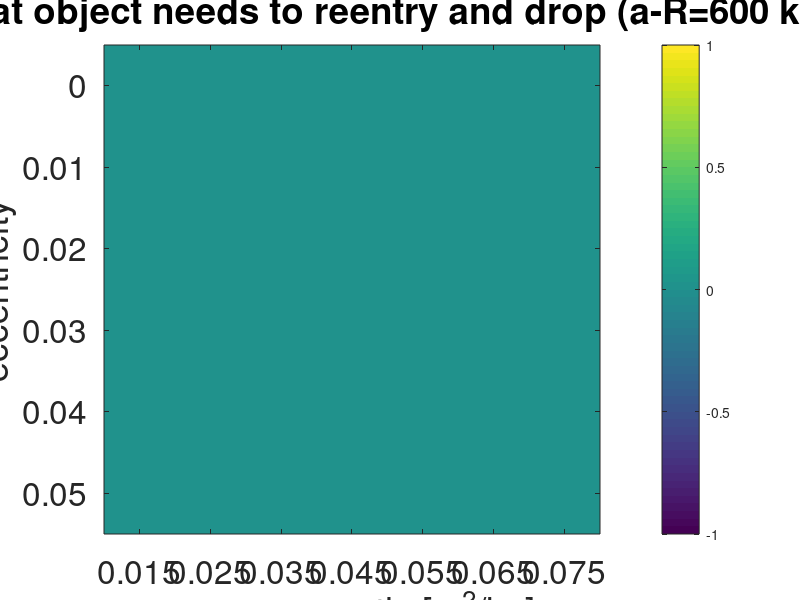

MATLAB code to generate this figure:
% %% generate trend of one integration
% clc;close all;clearvars
% files = dir('C:\orbit_e005_middle');
% countlist = zeros(length(files)-2,1);
% for i=1:length(files)
%     if files(i).isdir
%         continue
%     else
%         num = str2double(files(i).name(11:end-4));
%         countlist(i) = num;
%     end
% end
% 
% array_a = [];
% array_e = [];
% array_t = [];
% 
% for i=1:length(countlist)-2
% index = find(countlist == i);
% load([files(index).folder,'\',files(index).name])
% 
% array_t = [array_t;result_harris_priester(1:20:end,1)];
% array_a = [array_a;result_harris_priester(1:20:end,2)];
% array_e = [array_e;result_harris_priester(1:20:end,3)];
% end
% 
% array_t = array_t/3600/24;
% 
% array_apo = array_a + array_a .* array_e;
% array_per = array_a - array_a .* array_e;
% 
% figure
% plot(array_t, array_e)
% xlabel('Time (Day)')
% ylabel('Eccentricity')
% set(gca,'FontSize',24)
% pbaspect([3,1,1])
% 
% figure
% hold on
% plot(array_t, (array_per-6378137)/1000)
% plot(array_t, (array_apo-6378137)/1000)
% legend('perigee height','apogee height')
% xlabel('Time (Day)')
% ylabel('Height [km]')
% set(gca,'FontSize',24)
% pbaspect([3,1,1])

%% 
path = 'E:\orbit\h600';
e_array = [0,0.01,0.02,0.03,0.04,0.05];
AdM_array = [0.015,0.025,0.035,0.045,0.055,0.065,0.075];

time_mat = zeros(length(e_array),length(AdM_array));

max_count = 365 * 40;
folder_list = dir(path);
for i=1:length(folder_list)
    if folder_list(i).name == "." || folder_list(i).name == ".."
        continue
    end
    e = str2double(folder_list(i).name(9:12));
    m = find(e_array == e);
    AdM = str2double(folder_list(i).name(end-4:end));
    n = find(AdM_array == AdM);
    file_list = dir([folder_list(i).folder,'\',folder_list(i).name]);
    t_inte = length(file_list)-2;
    time_mat(m,n) = t_inte;
end

figure
imagesc(time_mat)
colorbar
xticklabels(AdM_array)
yticklabels(e_array)
xlabel('area mass ratio [m^2/kg]')
ylabel('eccentricity')
title('Time that object needs to reentry and drop (a-R=600 km)')
set(gca,'FontSize',24)